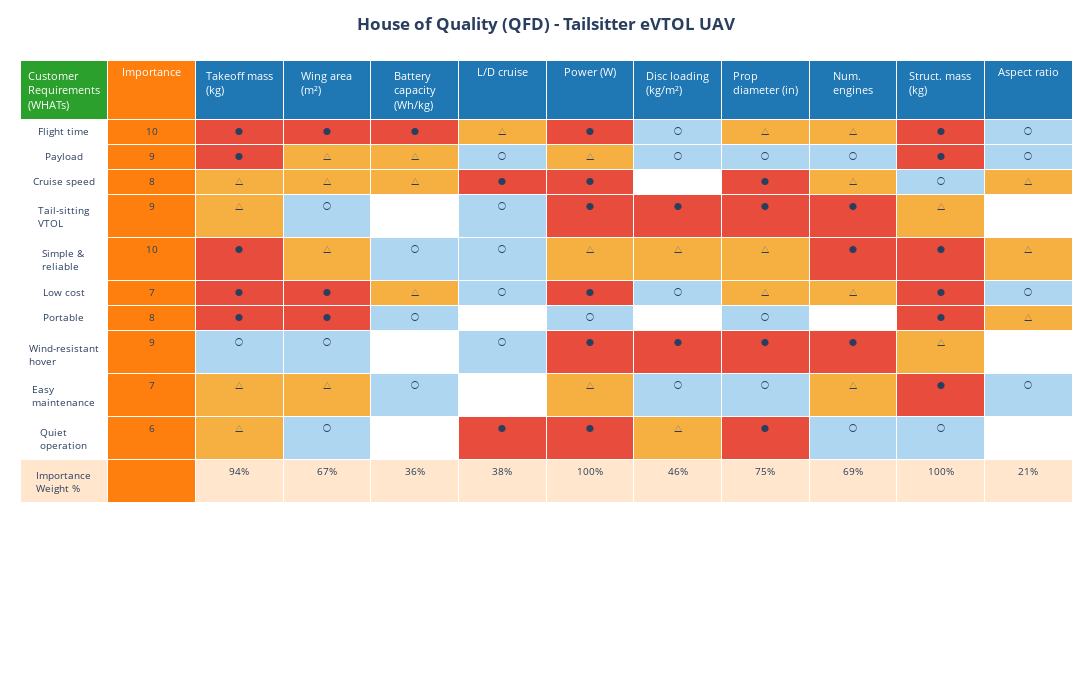

Notebook code cell kept with this figure:
### Markdown cell above
# Constants
A block for storing all constants required during the calculation. Separated into a distinct block for easier access to them.

First of all we must define the characteristics that we want for the future UAV. In this field we can use "House of quality" by Y. Akao [1]. The House of Quality (HOQ) is a product planning matrix used in Quality Function Deployment (QFD). It serves as a tool to translate customer requirements into engineering characteristics during product development. With help of this method, we can identify the most necessary parameters for the future design. In Russia, this method is not used very often; however, working with requirements is a very important part of creating a complex product, whether it's a car, train, airplane, or unmanned aerial vehicle.

[1] Akao, Y. (1990). Quality Function Deployment: Integrating Customer Requirements into Product Design.

### Code cell
def build_house_of_quality():
    """Build a complete professional House of Quality diagram following QFD methodology."""
    
    # =====================================================================
    # DATA
    # =====================================================================
    customer_requirements = [
        "Flight time",
        "Payload",
        "Cruise speed",
        "Tail-sitting VTOL",
        "Simple & reliable",
        "Low cost",
        "Portable",
        "Wind-resistant hover",
        "Easy maintenance",
        "Quiet operation"
    ]
    importance = [10, 9, 8, 9, 10, 7, 8, 9, 7, 6]

    engineering_chars = [
        "Takeoff\nmass (kg)",
        "Wing area\n(m²)",
        "Battery\ncapacity\n(Wh/kg)",
        "L/D\ncruise",
        "Power\n(W)",
        "Disc\nloading\n(kg/m²)",
        "Prop\ndiameter\n(in)",
        "Num.\nengines",
        "Struct.\nmass\n(kg)",
        "Aspect\nratio"
    ]

    # Relationship matrix (9=strong, 3=moderate, 1=weak, 0=none)
    relationship = np.array([
        [9, 9, 9, 3, 9, 1, 3, 3, 9, 1],
        [9, 3, 3, 1, 3, 1, 1, 1, 9, 1],
        [3, 3, 3, 9, 9, 0, 9, 3, 1, 3],
        [3, 1, 0, 1, 9, 9, 9, 9, 3, 0],
        [9, 3, 1, 1, 3, 3, 3, 9, 9, 3],
        [9, 9, 3, 1, 9, 1, 3, 3, 9, 1],
        [9, 9, 1, 0, 1, 0, 1, 0, 9, 3],
        [1, 1, 0, 1, 9, 9, 9, 9, 3, 0],
        [3, 3, 1, 0, 3, 1, 1, 3, 9, 1],
        [3, 1, 0, 9, 9, 3, 9, 1, 1, 0],
    ])

    # Calculate importance weights
    weights = np.dot(importance, relationship)
    weights_pct = np.round(weights / weights.max() * 100, 1)

    n_req = len(customer_requirements)
    n_eng = len(engineering_chars)

    # =====================================================================
    # CREATE PLOTLY TABLE FOR NOTEBOOK OUTPUT
    # =====================================================================
    
    # Prepare table data
    header_row = ["Customer Requirements (WHATs)", "Importance"] + [eng.replace('\n', ' ') for eng in engineering_chars]
    
    # Create relationship symbols
    symbols = {0: "", 1: "○", 3: "△", 9: "●"}
    
    table_data = []
    
    # Add each customer requirement row
    for i, (req, imp) in enumerate(zip(customer_requirements, importance)):
        row = [req, str(imp)]
        for j in range(n_eng):
            rel_value = relationship[i, j]
            row.append(symbols[rel_value])
        table_data.append(row)
    
    # Add weights row
    weights_row = ["Importance Weight %", ""] + [f"{w:.0f}%" for w in weights_pct]
    table_data.append(weights_row)
    
    # Create Plotly figure with table
    fig_table = go.Figure(data=[go.Table(
        header=dict(
            values=header_row,
            fill_color=['#2ca02c', '#ff7f0e'] + ['#1f77b4'] * n_eng,
            align='center',
            font=dict(color='white', size=11),
            height=30
        ),
        cells=dict(
            values=list(zip(*table_data)),
            fill_color=[
                ['white'] * len(customer_requirements) + ['#ffe6cc'],  # Req column
                ['#ff7f0e'] * len(customer_requirements) + ['#ff7f0e'],  # Importance column
                *[  # Relationship columns - color based on value
                    ['#e74c3c' if relationship[i, j] == 9 else 
                     '#f5b041' if relationship[i, j] == 3 else 
                     '#aed6f1' if relationship[i, j] == 1 else 
                     'white' 
                     for i in range(len(customer_requirements))] + ['#ffe6cc']
                    for j in range(n_eng)
                ]
            ],
            align='center',
            font=dict(size=10),
            height=25
        )
    )])
    
    fig_table.update_layout(
        title="<b>House of Quality (QFD) - Tailsitter eVTOL UAV</b>",
        title_x=0.5,
        height=700,
        width=1600,
        margin=dict(l=20, r=20, t=60, b=20)
    )
    
    print("\n" + "="*70)
    print("✓ HOUSE OF QUALITY TABLE")
    print("="*70)
    
    fig_table.show()

    # =====================================================================
    # PRINT SUMMARY
    # =====================================================================
    print("\n" + "="*70)
    print("✓ HOUSE OF QUALITY ANALYSIS COMPLETED!")
    print("="*70)
    print("\n📋 CUSTOMER REQUIREMENTS (WHATs) - Importance Scale 1-10:")
    for req, imp in zip(customer_requirements, importance):
        print(f"   [{imp}] {req}")
    
    print("\n🔧 ENGINEERING CHARACTERISTICS (HOWs):")
    for idx, eng in enumerate(engineering_chars, 1):
        eng_clean = eng.replace('\n', ' ')
        print(f"   {idx:2d}. {eng_clean}")
    
    print("\n📊 RELATIONSHIP LEGEND:")
    print("   ● Strong relationship (9)")
    print("   △ Moderate relationship (3)")
    print("   ○ Weak relationship (1)")
    print("   (blank) No relationship (0)")
    
    print("\n⭐ TOP 5 MOST IMPORTANT ENGINEERING PARAMETERS:")
    top_5_indices = np.argsort(weights_pct)[-5:][::-1]
    for rank, idx in enumerate(top_5_indices, 1):
        char_name = engineering_chars[idx].replace('\n', ' ')
        print(f"   {rank}. {char_name}: {weights_pct[idx]:.0f}%")
    
    print("\n❤️  HIGHEST PRIORITY CUSTOMER REQUIREMENTS:")
    top_req_indices = np.argsort(importance)[-3:][::-1]
    for req_idx in top_req_indices:
        print(f"   [{importance[req_idx]}] {customer_requirements[req_idx]}")
    
    print("\n" + "="*70 + "\n")

# =====================================================================
build_house_of_quality()
# =====================================================================

### Figure 1 — Plotly figure (JSON) as saved in the notebook; plotly's stock layout.template omitted (floating-point values rounded to 4 significant figures; data arrays with more than 128 entries replaced by an {"elided": "..."} marker saying what was removed)
{"data": [{"cells": {"align": "center", "fill": {"color": {"elided": "12x11 str values"}}, "font": {"size": 10}, "height": 25, "values": {"elided": "12x11 str values"}}, "header": {"align": "center", "fill": {"color": ["#2ca02c", "#ff7f0e", "#1f77b4", "#1f77b4", "#1f77b4", "#1f77b4", "#1f77b4", "#1f77b4", "#1f77b4", "#1f77b4", "#1f77b4", "#1f77b4"]}, "font": {"color": "white", "size": 11}, "height": 30, "values": ["Customer Requirements (WHATs)", "Importance", "Takeoff mass (kg)", "Wing area (m²)", "Battery capacity (Wh/kg)", "L/D cruise", "Power (W)", "Disc loading (kg/m²)", "Prop diameter (in)", "Num. engines", "Struct. mass (kg)", "Aspect ratio"]}, "type": "table"}], "layout": {"height": 700, "margin": {"b": 20, "l": 20, "r": 20, "t": 60}, "title": {"text": "<b>House of Quality (QFD) - Tailsitter eVTOL UAV</b>", "x": 0.5}, "width": 1600}}
